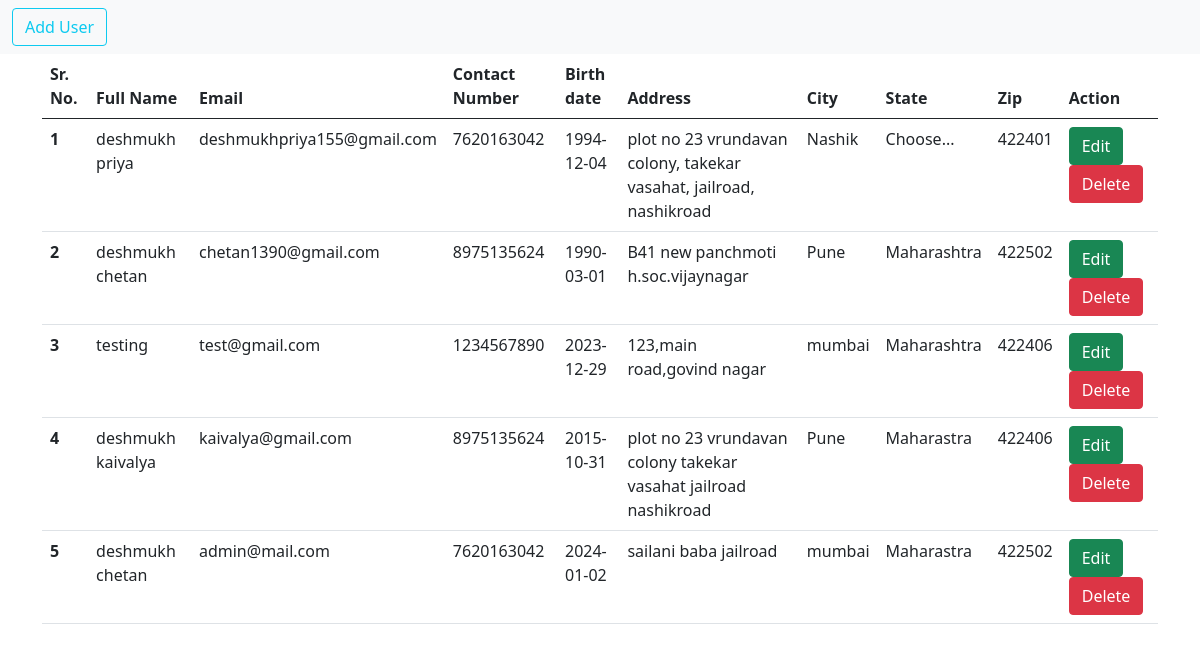
The app's page /student_list.php with its own data.
### tables this page shows
CREATE TABLE `student` (
  `id` int(50) NOT NULL,
  `full_name` varchar(255) NOT NULL,
  `contact` varchar(255) NOT NULL,
  `email` varchar(255) NOT NULL,
  `birth_date` date NOT NULL,
  `address` varchar(255) NOT NULL,
  `city` varchar(255) NOT NULL,
  `state` varchar(255) NOT NULL,
  `zip` varchar(255) NOT NULL
);

### student_list.php (the view, shortened to what this page needs)
<?php
$con = mysqli_connect('localhost', 'root', '', 'my_crud');
$selectData = mysqli_query($con, "SELECT * FROM `student`");
?>
<!DOCTYPE html>
<head>
    <link href="https://cdn.jsdelivr.net/npm/bootstrap@5.0.2/dist/css/bootstrap.min.css" rel="stylesheet">
</head>
<body>
<nav class="navbar navbar-expand-lg navbar-light bg-light">
  <div class="container-fluid">
   <form class="d-flex">
     <a class="btn btn-outline-info" type="submit" href="add_student.php">Add User</a>
      </form>
    </div>
</nav>
<div class="container">
<table class="table">
  <thead>
    <tr>
      <th scope="col">Sr. No.</th>
      <th scope="col">Full Name</th>
      <th scope="col">Email</th>
      <th scope="col">Contact Number</th>
      <th scope="col">Birth date</th>
      <th scope="col">Address</th>
      <th scope="col">City</th>
      <th scope="col">State</th>
      <th scope="col">Zip</th>
      <th scope="col">Action</th>
    </tr>
  </thead>
  <tbody>
  <?php
    $i = 1;
    while ($getData = mysqli_fetch_assoc($selectData)) {
    ?>
    <tr>
      <th scope="row"><?php echo $i ?></th>
      <td> <?php echo $getData['full_name'] ?></td>
      <td> <?php echo $getData['email'] ?></td>
      <td> <?php echo $getData['contact'] ?></td>
      <td> <?php echo $getData['birth_date'] ?></td>
      <td> <?php echo $getData['address'] ?></td>
      <td> <?php echo $getData['city'] ?></td>
      <td> <?php echo $getData['state'] ?></td>
      <td> <?php echo $getData['zip'] ?></td>
      <td>
    <a href="edit_student.php?id=<?php echo $getData['id'] ?>" class="btn btn-success">Edit </a>
    <a href="delete_student.php?id=<?php echo $getData['id'] ?>" class="btn btn-danger">Delete </a>
    </td>
    </tr>
    <?php
    $i++;
     }
    ?>
 </tbody>
</table>
</div>
</body>
</html>

### records on screen
student: full_name "deshmukh priya", email "deshmukhpriya155@gmail.com", contact "7620163042", birth_date "1994-12-04", address "plot no 23 vrundavan colony, takekar vasahat, jailroad, nashikroad", city "Nashik", state "Choose...", zip "422401"
student: full_name "deshmukh chetan", email "chetan1390@gmail.com", contact "8975135624", birth_date "1990-03-01", address "B41 new panchmoti h.soc.vijaynagar", city "Pune", state "Maharashtra", zip "422502"
student: full_name "testing", email "test@gmail.com", contact "1234567890", birth_date "2023-12-29", address "123,main road,govind nagar", city "mumbai", state "Maharashtra", zip "422406"
student: full_name "deshmukh kaivalya", email "kaivalya@gmail.com", contact "8975135624", birth_date "2015-10-31", address "plot no 23 vrundavan colony takekar vasahat jailroad nashikroad", city "Pune", state "Maharastra", zip "422406"
student: full_name "deshmukh chetan", email "admin@mail.com", contact "7620163042", birth_date "2024-01-02", address "sailani baba jailroad", city "mumbai", state "Maharastra", zip "422502"
